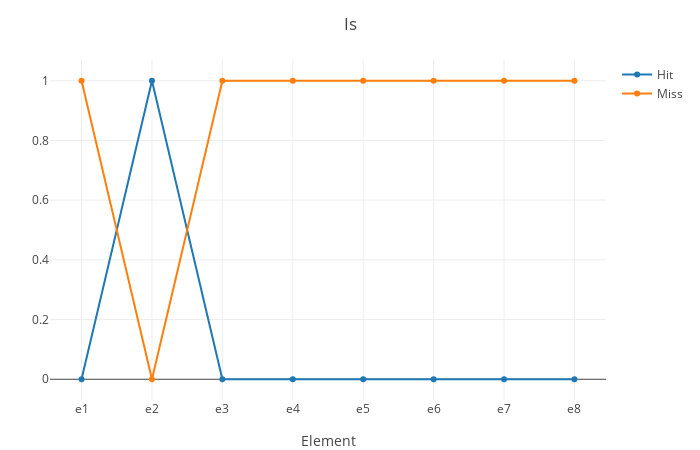

The cell this chart's notebook holds for it:
### Code cell
is_h_ = check_is(element_, set_element_)

is_m_ = 1.0 .- is_h_

plot_x_y((is_h_, is_m_); name_ = ("Hit", "Miss"), layout = merge(layout, Layout(title = "Is")))

### Figure 1 — Plotly figure (JSON) as saved in the notebook; plotly's stock layout.template omitted (floating-point values rounded to 4 significant figures)
{"data": [{"name": "Hit", "type": "scatter", "x": [1, 2, 3, 4, 5, 6, 7, 8], "y": [0, 1, 0, 0, 0, 0, 0, 0]}, {"name": "Miss", "type": "scatter", "x": [1, 2, 3, 4, 5, 6, 7, 8], "y": [1, 0, 1, 1, 1, 1, 1, 1]}], "layout": {"autosize": false, "height": 450, "margin": {"b": 50, "l": 50, "r": 50, "t": 60}, "templateaa": "plotly_white", "title": {"text": "Is"}, "width": 700, "xaxis": {"autorange": true, "range": [0.5519, 8.448], "ticktext": ["e1", "e2", "e3", "e4", "e5", "e6", "e7", "e8"], "tickvals": [1, 2, 3, 4, 5, 6, 7, 8], "title": {"text": "Element"}, "type": "linear"}, "yaxis": {"autorange": true, "range": [-0.06951, 1.07], "type": "linear"}}}
